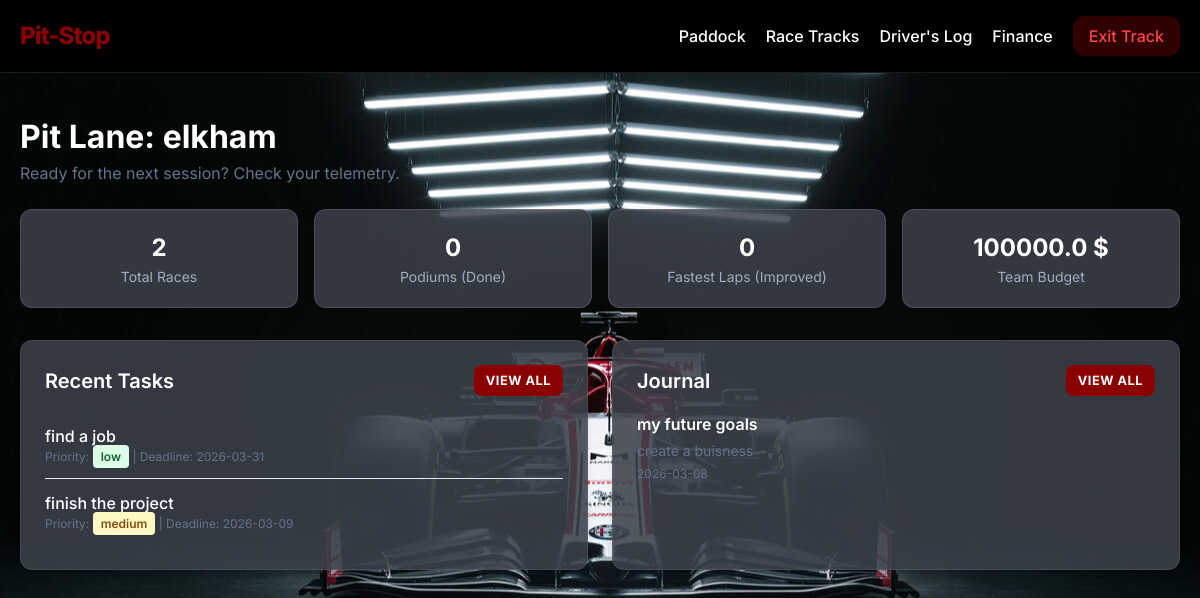
The page /dashboard (signed in) on the database its author committed.
### app.py (models this page shows, shortened)
class User(db.Model):
    id            = db.Column(db.Integer, primary_key=True)
    username      = db.Column(db.String(80), unique=True, nullable=False)
    email         = db.Column(db.String(120), unique=True, nullable=False)
    password_hash = db.Column(db.String(256), nullable=False)
    created_at    = db.Column(db.DateTime, default=datetime.utcnow)
    tasks    = db.relationship('Task',    backref='owner', lazy=True, cascade='all, delete-orphan')
    journals = db.relationship('Journal', backref='owner', lazy=True, cascade='all, delete-orphan')
    finances = db.relationship('Finance', backref='owner', lazy=True, cascade='all, delete-orphan')

class Task(db.Model):
    id           = db.Column(db.Integer, primary_key=True)
    title        = db.Column(db.String(200), nullable=False)
    description  = db.Column(db.Text, default='')
    deadline     = db.Column(db.Date, nullable=True)
    best_lap     = db.Column(db.Integer, default=0) # Planned time in minutes
    actual_time  = db.Column(db.Integer, default=0) # Actual time in minutes
    priority     = db.Column(db.String(10), default='medium')
    completed    = db.Column(db.Boolean, default=False)
    created_at   = db.Column(db.DateTime, default=datetime.utcnow)
    user_id      = db.Column(db.Integer, db.ForeignKey('user.id'), nullable=False)
    @property
    def is_overdue(self):
        return bool(self.deadline and not self.completed and self.deadline < date.today())

class Journal(db.Model):
    id         = db.Column(db.Integer, primary_key=True)
    title      = db.Column(db.String(200), nullable=False)
    content    = db.Column(db.Text, default='')
    mood       = db.Column(db.String(20), default='neutral')
    created_at = db.Column(db.DateTime, default=datetime.utcnow)
    updated_at = db.Column(db.DateTime, default=datetime.utcnow)
    user_id    = db.Column(db.Integer, db.ForeignKey('user.id'), nullable=False)

### app.py (the view)
@app.route('/dashboard')
@login_required
def dashboard():
    u = get_user()
    tasks    = Task.query.filter_by(user_id=u.id, completed=False).order_by(Task.created_at.desc()).limit(5).all()
    journals = Journal.query.filter_by(user_id=u.id).order_by(Journal.created_at.desc()).limit(3).all()
    finances = Finance.query.filter_by(user_id=u.id).all()
    income   = sum(f.amount for f in finances if f.type == 'income')
    expense  = sum(f.amount for f in finances if f.type == 'expense')
    stats = {
        'tasks_total':   Task.query.filter_by(user_id=u.id).count(),
        'tasks_done':    Task.query.filter_by(user_id=u.id, completed=True).count(),
        'tasks_overdue': sum(1 for t in Task.query.filter_by(user_id=u.id, completed=False).all() if t.is_overdue),
        'journal_count': Journal.query.filter_by(user_id=u.id).count(),
        'balance':       round(income - expense, 2),
        'income':        round(income, 2),
        'expense':       round(expense, 2),
        'best_laps_count': sum(1 for t in Task.query.filter_by(user_id=u.id, completed=True).all() if t.is_improved)
    }
    return render_template('dashboard.html', user=u, tasks=tasks, journals=journals, stats=stats)

### app.py (called while the page is built)
def login_required(f):
    @wraps(f)
    def decorated(*args, **kwargs):
        if 'user_id' not in session or User.query.get(session['user_id']) is None:
            session.pop('user_id', None) # Clear invalid session
            flash('Войдите в систему.', 'warning')
            return redirect(url_for('login'))
        return f(*args, **kwargs)
    return decorated

def get_user():
    return User.query.get(session['user_id']) if 'user_id' in session else None

### templates/dashboard.html (shortened to what this page needs)
{% extends "base.html" %}
{% block content %}
<div style="margin-top: 40px; margin-bottom: 24px;">
    <h1 style="font-size: 2rem; font-weight: 700; color: #fff;">Pit Lane: {{ user.username }}</h1>
    <p style="color: var(--text-muted);">Ready for the next session? Check your telemetry.</p>
</div>
<div class="stats-grid">
    <div class="stat-card" style="background: rgba(60,65,75,0.85); border: 1px solid rgba(255,255,255,0.12);">
        <div class="stat-value">{{ stats.tasks_total }}</div>
        <div class="stat-label" style="color: #a0aec0;">Total Races</div>
    </div>
    <div class="stat-card" style="background: rgba(60,65,75,0.85); border: 1px solid rgba(255,255,255,0.12);">
        <div class="stat-value">{{ stats.tasks_done }}</div>
        <div class="stat-label" style="color: #a0aec0;">Podiums (Done)</div>
    </div>
    <div class="stat-card" style="background: rgba(60,65,75,0.85); border: 1px solid rgba(255,255,255,0.12);">
        <div class="stat-value">{{ stats.best_laps_count or 0 }}</div>
        <div class="stat-label" style="color: #a0aec0;">Fastest Laps (Improved)</div>
    </div>
    <div class="stat-card" style="background: rgba(60,65,75,0.85); border: 1px solid rgba(255,255,255,0.12);">
        <div class="stat-value">{{ stats.balance }} $</div>
        <div class="stat-label" style="color: #a0aec0;">Team Budget</div>
    </div>
</div>
<div class="dashboard">
    <div class="card">
        <div class="card-title">
            Recent Tasks
            <a href="{{ url_for('tasks') }}" class="btn btn-primary" style="font-size: 0.8rem; padding: 6px 12px;">View
                All</a>
        </div>
        {% if tasks %}
        <div class="task-list">
            {% for t in tasks %}
            <div class="task-item">
                <div class="task-info">
                    <div class="task-title">{{ t.title }}</div>
                    <div class="task-meta">
                        Priority: <span class="badge badge-{{ t.priority }}">{{ t.priority }}</span> |
                        Deadline: {{ t.deadline or 'Anytime' }}
                    </div>
                </div>
            </div>
            {% endfor %}
        </div>
        {% else %}
        <p style="text-align: center; padding: 24px 0; color: var(--text-muted);">No active tasks found. Start by
            creating one!</p>
        {% endif %}
    </div>
    <div class="card">
        <div class="card-title">
            Journal
            <a href="{{ url_for('journal') }}" class="btn btn-primary"
                style="font-size: 0.8rem; padding: 6px 12px;">View All</a>
        </div>
        {% if journals %}
        <div>
            {% for j in journals %}
            <div style="margin-bottom: 16px;">
                <h4 style="font-weight: 600;">{{ j.title }}</h4>
                <p
                    style="font-size: 0.875rem; color: var(--text-muted); display: -webkit-box; -webkit-line-clamp: 2; -webkit-box-orient: vertical; overflow: hidden; margin-top: 4px;">
                    {{ j.content }}</p>
                <div style="font-size: 0.75rem; color: var(--text-muted); margin-top: 4px;">{{
                    j.created_at.strftime('%Y-%m-%d') }}</div>
            </div>
            {% endfor %}
        </div>
        {% else %}
        <p style="text-align: center; padding: 24px 0; color: var(--text-muted);">No entries yet.</p>
        {% endif %}
    </div>
</div>
{% endblock %}

### static/css/style.css (style rules this page uses)
:root { --primary: #8b0000; --primary-hover: #660000; --bg-main: #000000; --bg-card: #ffffff; --text-main: #1e293b; --text-muted: #64748b; --border: #e2e8f0; --success: #22c55e; --error: #ef4444; --warning: #f59e0b; --radius: 12px; --shadow: 0 4px 6px -1px rgb(0 0 0 / 0.1), 0 2px 4px -2px rgb(0 0 0 / 0.1); }
* { margin: 0; padding: 0; box-sizing: border-box; font-family: 'Inter', -apple-system, BlinkMacSystemFont, "Segoe UI", Roboto, sans-serif; }
body { background-image: url('../img/bg.jpg'); background-size: cover; background-attachment: fixed; background-position: center; color: var(--text-main); line-height: 1.5; min-height: 100vh; }
.dashboard { display: grid; grid-template-columns: repeat(auto-fit, minmax(300px, 1fr)); gap: 24px; margin-top: 32px; }
.card { background: rgba(60, 65, 75, 0.88); border-radius: var(--radius); border: 1px solid rgba(255, 255, 255, 0.08); padding: 24px; box-shadow: var(--shadow); color: #ffffff; }
.card-title { font-size: 1.25rem; font-weight: 600; color: #ffffff; margin-bottom: 16px; display: flex; justify-content: space-between; align-items: center; }
.btn { display: inline-block; padding: 10px 20px; border-radius: 8px; font-weight: 700; text-align: center; cursor: pointer; transition: all 0.2s; border: none; text-decoration: none; }
.btn-primary { background: var(--primary); color: white; text-transform: uppercase; letter-spacing: 0.5px; }
.stats-grid { display: grid; grid-template-columns: repeat(auto-fit, minmax(150px, 1fr)); gap: 16px; margin-bottom: 32px; }
.stat-card { background: rgba(255, 255, 255, 0.93); padding: 20px; border-radius: var(--radius); text-align: center; border: 1px solid rgba(226, 232, 240, 0.3); }
.stat-value { font-size: 1.5rem; font-weight: 700; color: #ffffff; }
.stat-label { font-size: 0.875rem; color: var(--text-muted); }
.task-item { display: flex; align-items: center; padding: 12px 0; border-bottom: 1px solid var(--border); }
.task-item:last-child { border-bottom: none; }
.task-info { flex-grow: 1; }
.task-title { font-weight: 500; }
.task-meta { font-size: 0.75rem; color: var(--text-muted); }
.badge { padding: 4px 8px; border-radius: 4px; font-size: 0.75rem; font-weight: 600; }
.badge-low { background: #dcfce7; color: #166534; }
.badge-medium { background: #fef9c3; color: #854d0e; }

### templates/base.html (style rules this page uses)
a, button, input { transition: all 0.2s ease; }

### rows shown on the page
User: username "elkham"
Task: title "find a job", priority "low", deadline "2026-03-31"
Task: title "finish the project", priority "medium", deadline "2026-03-09"
Journal: title "my future goals", content "create a buisness", created_at "2026-03-08"

### other values the page prints
{{ stats.tasks_total }} "2"
{{ stats.tasks_done }} "0"
{{ stats.best_laps_count or 0 }} "0"
{{ stats.balance }} "100000.0"
